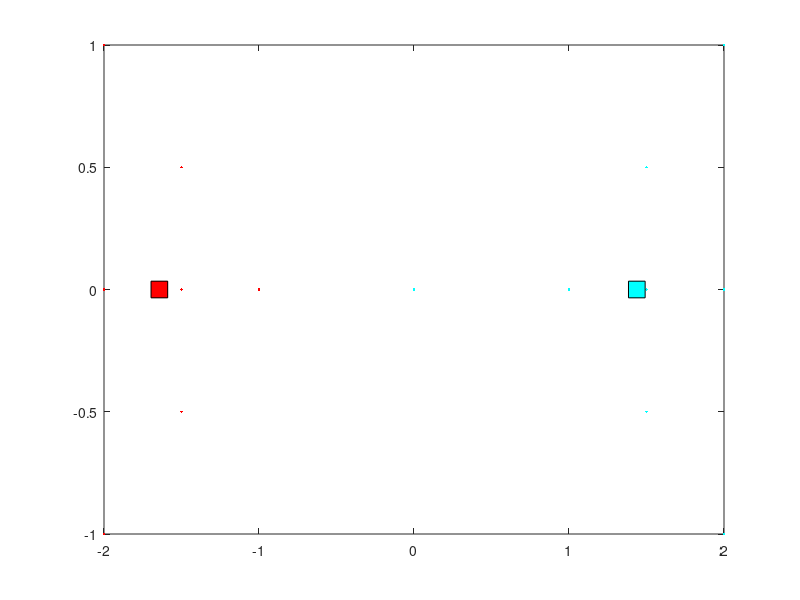

Reproduce this figure in MATLAB.
clc;
clear;
close all;

% Question 4-1

%% Create Data
x = [-2 0;1 0;0 0;2 0;2 -1;1.5 .5;1.5 0;1.5 -.5;-2 1;2 1;-2 -1;-1.5 .5;-1.5 0;-1.5 -.5;-1 0];
numberOfData = size(x,1);

plot(x(:,1),x(:,2),'.')
hold on
%% Center Initialization
numberOfCenter = 2;
center = zeros(2,2);
Colors=hsv(numberOfCenter);

for c=1:numberOfCenter
    center(c,:) = x(c,:);
    plot(center(c,1),center(c,2),'ks','MarkerSize',12,'MarkerFaceColor',Colors(c,:))
end
legend('Data','Center A','Center B');
%% K-Means Algorithm
U = zeros(numberOfData,1);
epsilon = 0.01;
eps_vec = ones(1,numberOfCenter);
eps = 1;

while eps >= epsilon
    % Assignment step
    for i=1: numberOfData
        d1 = norm(center(1,:) - x(i,:),2);
        d2 = norm(center(2,:) - x(i,:),2);
        distance = [d1; d2];
        [dist index] = min(distance);
        U(i) = index;
    end
    hold off
    plot(x(U==1,1),x(U==1,2),'.','Color',Colors(1,:))
    hold on
    plot(x(U==2,1),x(U==2,2),'.','Color',Colors(2,:))
    % Update step
    for i=1:numberOfCenter
        IDXCI = (U == i);
        nIDXCI = sum(IDXCI);
        datacluster_i = x(IDXCI,:);
        xi_sum = sum(datacluster_i(:,1));
        xj_sum = sum(datacluster_i(:,2));
        new_center_i = [xi_sum xj_sum]/nIDXCI;
        eps_vec(i) = norm(center(i,:) - new_center_i,2);
        center(i,:) = new_center_i;
    end
    % Update Epsilon
    eps = max(eps_vec);
    for c=1:numberOfCenter
        plot(center(c,1),center(c,2),'ks','MarkerSize',12,'MarkerFaceColor',Colors(c,:))
    end
    pause(2);
end